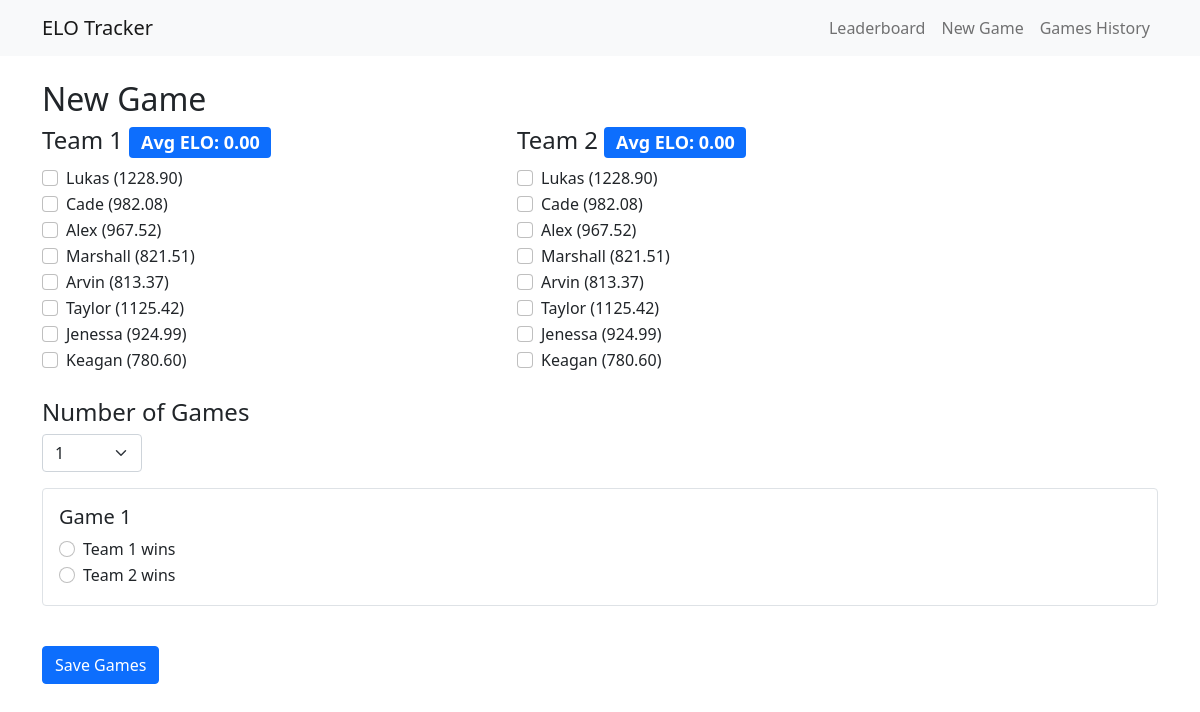
Page /new_game on the earlier database version.
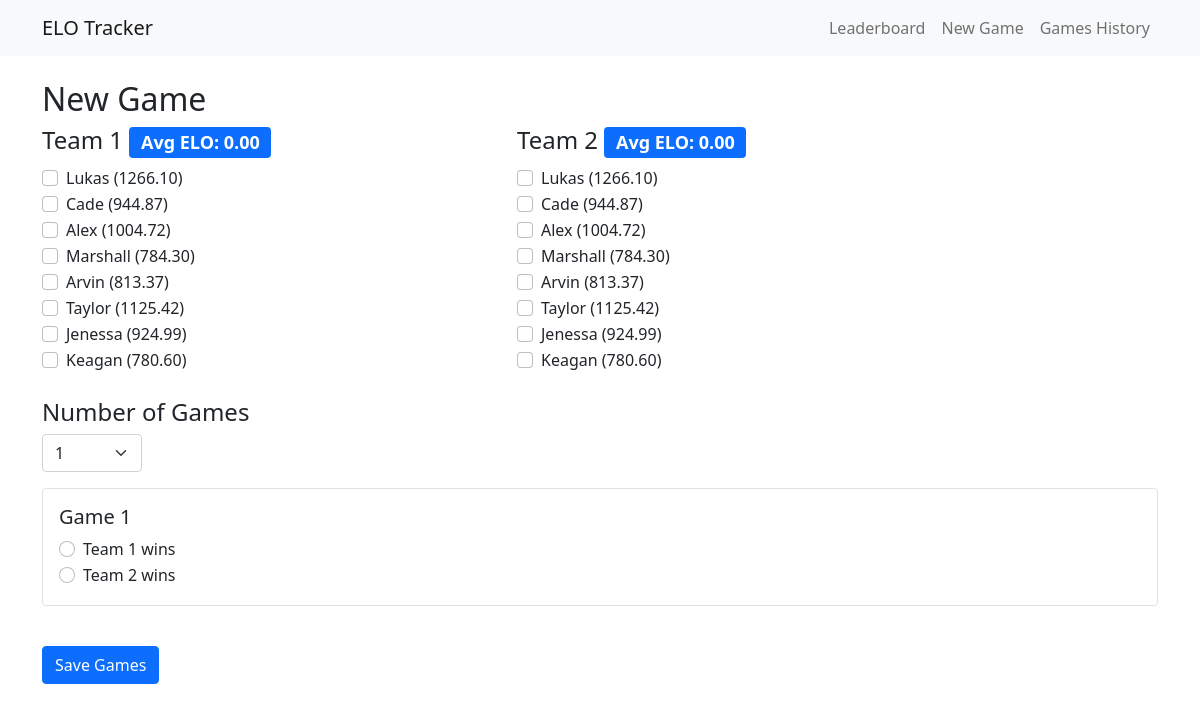
Same page on the later database version.
### models.py (models this page shows)
class Player(db.Model):
    id = db.Column(db.Integer, primary_key=True)
    name = db.Column(db.String(80), unique=True, nullable=False)
    elo = db.Column(db.Float, default=1000)

### app.py (the view, shortened to what this page needs)
@app.route('/new_game', methods=['GET', 'POST'])
def new_game():
    players = Player.query.all()
    return render_template('new_game.html', players=players)

### templates/new_game.html (shortened to what this page needs)
{% extends "base.html" %}
{% block content %}
<h2>New Game</h2>
<form method="POST">
    <div class="row">
        <div class="col-md-5">
            <h4>Team 1 <span class="badge bg-primary" id="team1-avg-elo">Avg ELO: 0</span></h4>
            {% for player in players %}
            <div class="form-check">
                <input class="form-check-input team-selector" type="checkbox" name="team1" value="{{ player.id }}"
                       id="team1_{{ player.id }}" data-player-elo="{{ player.elo }}" data-team="1">
                <label class="form-check-label" for="team1_{{ player.id }}">
                    {{ player.name }} ({{ "%.2f"|format(player.elo) }})
                </label>
            </div>
            {% endfor %}
        </div>
        <div class="col-md-5">
            <h4>Team 2 <span class="badge bg-primary" id="team2-avg-elo">Avg ELO: 0</span></h4>
            {% for player in players %}
            <div class="form-check">
                <input class="form-check-input team-selector" type="checkbox" name="team2" value="{{ player.id }}"
                       id="team2_{{ player.id }}" data-player-elo="{{ player.elo }}" data-team="2">
                <label class="form-check-label" for="team2_{{ player.id }}">
                    {{ player.name }} ({{ "%.2f"|format(player.elo) }})
                </label>
            </div>
            {% endfor %}
        </div>
    </div>
    <div class="mt-4">
        <h4>Number of Games</h4>
        <select id="game-count" name="game_count" class="form-select mb-3" style="max-width: 100px;">
            <option value="1">1</option>
        </select>
        <div id="games-container">
        </div>
    </div>
    <button type="submit" class="btn btn-primary mt-4">Save Games</button>
</form>
{% endblock %}

Differences in the rows shown:
changed Player "Lukas": elo "1228.90" → "1266.10"
changed Player "Cade": elo "982.08" → "944.87"
changed Player "Alex": elo "967.52" → "1004.72"
changed Player "Marshall": elo "821.51" → "784.30"
